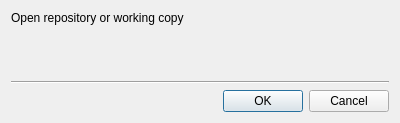
<?xml version="1.0" encoding="UTF-8"?>
<ui version="4.0">
 <class>UrlDlg</class>
 <widget class="QDialog" name="UrlDlg">
  <property name="geometry">
   <rect>
    <x>0</x>
    <y>0</y>
    <width>400</width>
    <height>123</height>
   </rect>
  </property>
  <property name="windowTitle">
   <string>Open repository / working copy</string>
  </property>
  <layout class="QVBoxLayout" name="topLayout">
   <item>
    <widget class="QLabel" name="label">
     <property name="text">
      <string>Open repository or working copy</string>
     </property>
    </widget>
   </item>
   <item>
    <spacer name="verticalSpacer">
     <property name="orientation">
      <enum>Qt::Vertical</enum>
     </property>
     <property name="sizeHint" stdset="0">
      <size>
       <width>0</width>
       <height>0</height>
      </size>
     </property>
    </spacer>
   </item>
   <item>
    <widget class="Line" name="line">
     <property name="orientation">
      <enum>Qt::Horizontal</enum>
     </property>
    </widget>
   </item>
   <item>
    <widget class="QDialogButtonBox" name="buttonBox">
     <property name="orientation">
      <enum>Qt::Horizontal</enum>
     </property>
     <property name="standardButtons">
      <set>QDialogButtonBox::Cancel|QDialogButtonBox::Ok</set>
     </property>
    </widget>
   </item>
  </layout>
 </widget>
 <resources/>
 <connections>
  <connection>
   <sender>buttonBox</sender>
   <signal>accepted()</signal>
   <receiver>UrlDlg</receiver>
   <slot>accept()</slot>
   <hints>
    <hint type="sourcelabel">
     <x>248</x>
     <y>254</y>
    </hint>
    <hint type="destinationlabel">
     <x>157</x>
     <y>274</y>
    </hint>
   </hints>
  </connection>
  <connection>
   <sender>buttonBox</sender>
   <signal>rejected()</signal>
   <receiver>UrlDlg</receiver>
   <slot>reject()</slot>
   <hints>
    <hint type="sourcelabel">
     <x>316</x>
     <y>260</y>
    </hint>
    <hint type="destinationlabel">
     <x>286</x>
     <y>274</y>
    </hint>
   </hints>
  </connection>
 </connections>
</ui>
